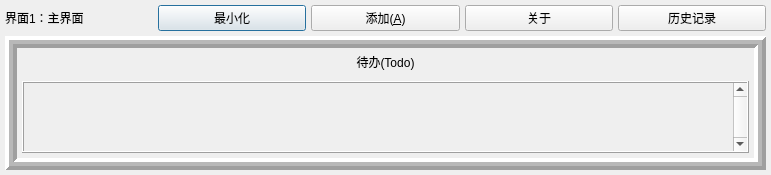
<?xml version="1.0" encoding="UTF-8"?>
<ui version="4.0">
 <class>Dialog</class>
 <widget class="QDialog" name="Dialog">
  <property name="geometry">
   <rect>
    <x>0</x>
    <y>0</y>
    <width>771</width>
    <height>168</height>
   </rect>
  </property>
  <property name="windowTitle">
   <string>主界面</string>
  </property>
  <layout class="QGridLayout" name="gridLayout_2">
   <property name="leftMargin">
    <number>5</number>
   </property>
   <property name="topMargin">
    <number>5</number>
   </property>
   <property name="rightMargin">
    <number>5</number>
   </property>
   <property name="bottomMargin">
    <number>5</number>
   </property>
   <property name="spacing">
    <number>5</number>
   </property>
   <item row="0" column="1">
    <widget class="QPushButton" name="pushButton_3">
     <property name="text">
      <string>最小化</string>
     </property>
     <property name="checkable">
      <bool>true</bool>
     </property>
    </widget>
   </item>
   <item row="0" column="4">
    <widget class="QPushButton" name="pushButton_4">
     <property name="text">
      <string>历史记录</string>
     </property>
    </widget>
   </item>
   <item row="0" column="0">
    <widget class="QLabel" name="label">
     <property name="maximumSize">
      <size>
       <width>800</width>
       <height>800</height>
      </size>
     </property>
     <property name="text">
      <string>界面1：主界面</string>
     </property>
    </widget>
   </item>
   <item row="0" column="2">
    <widget class="QPushButton" name="pushButton">
     <property name="text">
      <string>添加(&amp;A)</string>
     </property>
    </widget>
   </item>
   <item row="0" column="3">
    <widget class="QPushButton" name="pushButton_2">
     <property name="text">
      <string>关于</string>
     </property>
    </widget>
   </item>
   <item row="1" column="0" colspan="5">
    <widget class="QFrame" name="frame">
     <property name="frameShape">
      <enum>QFrame::Box</enum>
     </property>
     <property name="frameShadow">
      <enum>QFrame::Raised</enum>
     </property>
     <property name="lineWidth">
      <number>4</number>
     </property>
     <property name="midLineWidth">
      <number>4</number>
     </property>
     <layout class="QGridLayout" name="gridLayout_3">
      <property name="leftMargin">
       <number>5</number>
      </property>
      <property name="topMargin">
       <number>5</number>
      </property>
      <property name="rightMargin">
       <number>5</number>
      </property>
      <property name="bottomMargin">
       <number>5</number>
      </property>
      <property name="spacing">
       <number>5</number>
      </property>
      <item row="0" column="0">
       <widget class="QLabel" name="label_3">
        <property name="maximumSize">
         <size>
          <width>16777215</width>
          <height>20</height>
         </size>
        </property>
        <property name="text">
         <string>待办(Todo)</string>
        </property>
        <property name="alignment">
         <set>Qt::AlignCenter</set>
        </property>
       </widget>
      </item>
      <item row="2" column="0">
       <spacer name="verticalSpacer">
        <property name="orientation">
         <enum>Qt::Vertical</enum>
        </property>
        <property name="sizeType">
         <enum>QSizePolicy::Fixed</enum>
        </property>
        <property name="sizeHint" stdset="0">
         <size>
          <width>20</width>
          <height>5</height>
         </size>
        </property>
       </spacer>
      </item>
      <item row="3" column="0">
       <widget class="QScrollArea" name="frame_2">
        <property name="frameShape">
         <enum>QFrame::Box</enum>
        </property>
        <property name="frameShadow">
         <enum>QFrame::Raised</enum>
        </property>
        <property name="verticalScrollBarPolicy">
         <enum>Qt::ScrollBarAlwaysOn</enum>
        </property>
        <property name="widgetResizable">
         <bool>true</bool>
        </property>
        <widget class="QWidget" name="scrollAreaWidgetContents">
         <property name="geometry">
          <rect>
           <x>0</x>
           <y>0</y>
           <width>709</width>
           <height>68</height>
          </rect>
         </property>
        </widget>
       </widget>
      </item>
     </layout>
    </widget>
   </item>
  </layout>
 </widget>
 <resources/>
 <connections/>
</ui>
